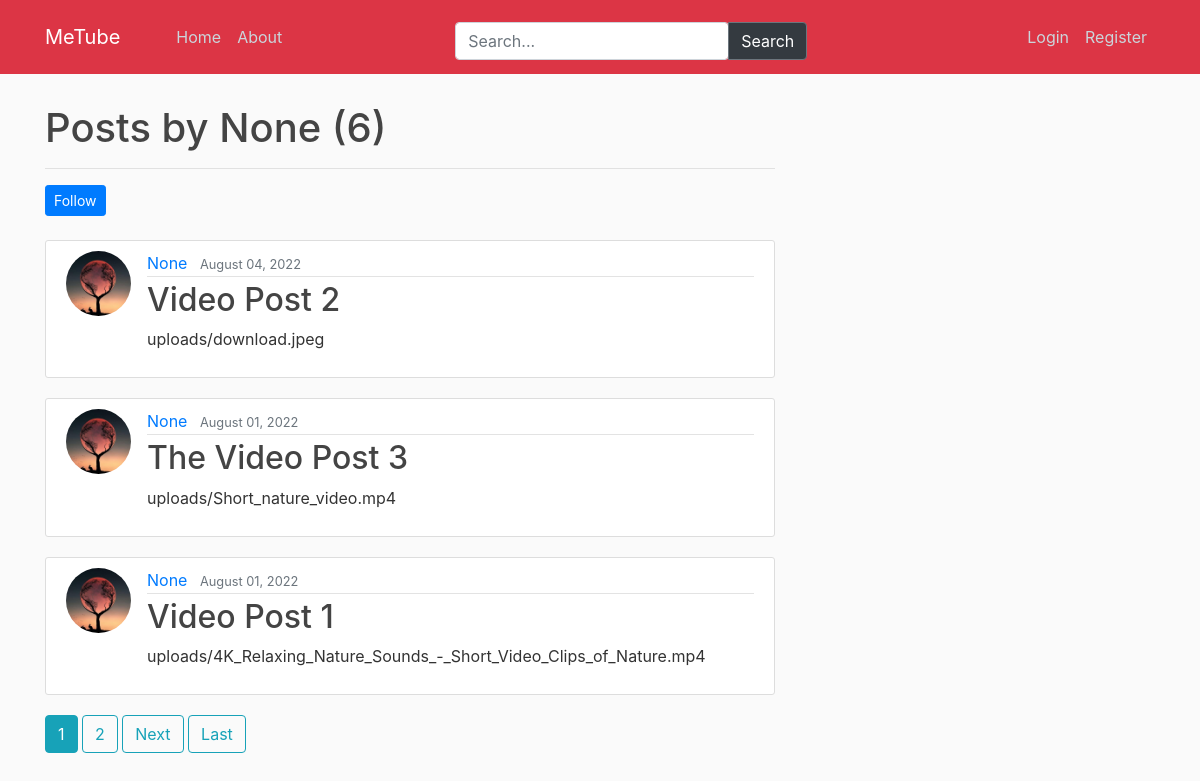
The app's page /user/admin@gmail.com/ with its own data.
### users/models.py (models this page shows, shortened)
class CustomUser(AbstractBaseUser, PermissionsMixin):
    username = models.CharField(max_length=255, unique=True, null=True)
    email = models.EmailField(_('email address'), unique=True)
    first_name = models.CharField(max_length=255, unique=False, null=True)
    last_name = models.CharField(max_length=255, unique=False, null=True)
    is_staff = models.BooleanField(default=False)
    is_active = models.BooleanField(default=True)
    date_joined = models.DateTimeField(default=timezone.now)
    USERNAME_FIELD = 'email'
    REQUIRED_FIELDS = []
    objects = CustomUserManager()
    def __str__(self):
        return self.email

class Profile(models.Model):
    user = models.OneToOneField(get_user_model(), on_delete=models.CASCADE)
    image = models.ImageField(default='default.jpg', upload_to='profile_pics')
    following = models.ManyToManyField(CustomUser, related_name="following")
    followers = models.ManyToManyField(CustomUser, related_name="followers")

### video_post/models.py (models this page shows, shortened)
class VideoPost(models.Model):
    title = models.CharField(max_length=100)
    content = models.FileField(upload_to='uploads')
    description = models.TextField()
    date_posted = models.DateTimeField(default=timezone.now)
    creator = models.ForeignKey(get_user_model(), on_delete=models.CASCADE)
    likes = models.ManyToManyField(get_user_model(), related_name="video_posts")
    dislikes = models.ManyToManyField(get_user_model(), related_name="video_posts_dislikes")

### video_post/views.py (the view)
# urls.py: path('user/<str:email>/', UserPostListView.as_view(), name='user-posts'),
class UserPostListView(ListView):
    model = VideoPost  #It will tell out list what model to query
    template_name = 'video_post/user_posts.html' #<app>/<model>_<viewtype>.html
    context_object_name = 'posts'
    paginate_by = 5
    def get_context_data(self, *args, **kwargs):
        context = super(UserPostListView, self).get_context_data(*args, **kwargs)
        user = get_object_or_404(get_user_model(), email=self.kwargs.get('email'))
        posts = VideoPost.objects.filter(creator=user).order_by('-date_posted')
        context['posts'] = posts
        context['other_user'] = user
        return context

### video_post/templates/video_post/user_posts.html (shortened to what this page needs)
{% extends "video_post/base.html" %}
{% block content %}
    <h1 class="mb-3">Posts by {{ other_user.username }} ({{ page_obj.paginator.count }})</h1>
    <hr>
    <form action="{% url 'follow' other_user.email %}" method="POST">
        {% if other_user in request.user.profile.following.all %}
        <button type="submit" name="post_creator_id" value="{{ view.kwargs.user_id }}" class="btn btn-white btn-sm">Following</button>
        {% else %}
        <button type="submit" name="post_creator_id" value="{{ view.kwargs.user_id }}" class="btn btn-primary btn-sm">Follow</button>
        {% endif %}
        <br>
        <br>
    {% for post in posts %}
        <article class="media content-section">
            <img class="rounded-circle article-img" src="{{post.creator.profile.image.url}}" alt="image">
          <div class="media-body">
            <div class="article-metadata">
              <a class="mr-2" href="{% url 'user-posts' post.creator %}">{{ post.creator.username }}</a>
              <small class="text-muted">{{ post.date_posted|date:"F d, Y" }}</small>
            </div>
            <h2><a class="article-title" href="{% url 'post-detail' post.id %}">{{ post.title }}</a></h2>
            <p class="article-content">{{ post.content }}</p>
          </div>
        </article>
    {% endfor %}
    {% if is_paginated %}
        {% for num in page_obj.paginator.page_range %}
            {% if page_obj.number == num %}
                <a class="btn btn-info mb-4" href="?page={{ num }}">{{ num }}</a>
            {% elif num > page_obj.number|add:'-3' and num < page_obj.number|add:'3' %}
                <a class="btn btn-outline-info mb-4" href="?page={{ num }}">{{ num }}</a>
            {% endif %}
        {% endfor %}
        {% if page_obj.has_next %}
            <a class="btn btn-outline-info mb-4" href="?page={{ page_obj.next_page_number }}">Next</a>
            <a class="btn btn-outline-info mb-4" href="?page={{ page_obj.paginator.num_pages }}">Last</a>
        {% endif %}
    {% endif %}
{% endblock content %}

### video_post/static/video_post/main.css (style rules this page uses)
body { background: #fafafa; color: #333333; margin-top: 5rem; }
h1, h2, h3, h4, h5, h6 { color: #444444; }
.content-section { background: #ffffff; padding: 10px 20px; border: 1px solid #dddddd; border-radius: 3px; margin-bottom: 20px; }
.article-title { color: #444444; }
.article-content { white-space: pre-line; }
.article-img { height: 65px; width: 65px; margin-right: 16px; }
.article-metadata { padding-bottom: 1px; margin-bottom: 4px; border-bottom: 1px solid #e3e3e3 }

### records on screen
CustomUser: username "None"
VideoPost: creator.profile.image (picture), creator.username "None", date_posted "August 04, 2022", title "Video Post 2", content "uploads/download.jpeg"
VideoPost: creator.profile.image (picture), creator.username "None", date_posted "August 01, 2022", title "The Video Post 3", content "uploads/Short_nature_video.mp4"
VideoPost: creator.profile.image (picture), creator.username "None", date_posted "August 01, 2022", title "Video Post 1", content "uploads/4K_Relaxing_Nature_Sounds_-_Short_Video_Clips_of_Nature.mp4"

### other values on screen
{{ page_obj.paginator.count }} "6"
{{ num }} "1"
{{ num }} "2"
